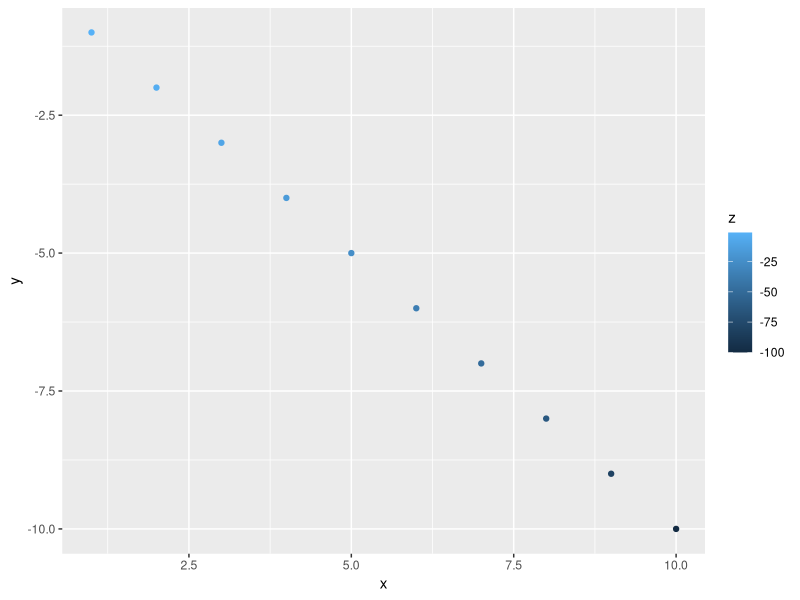
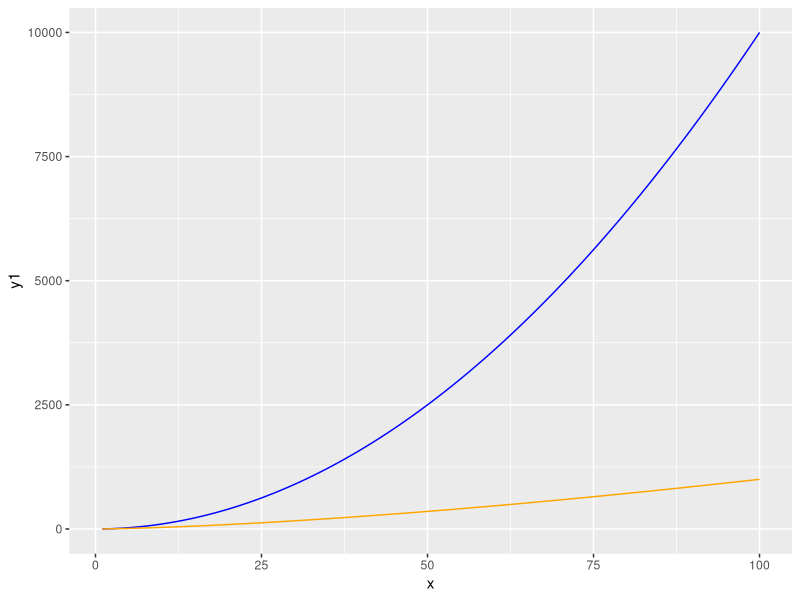
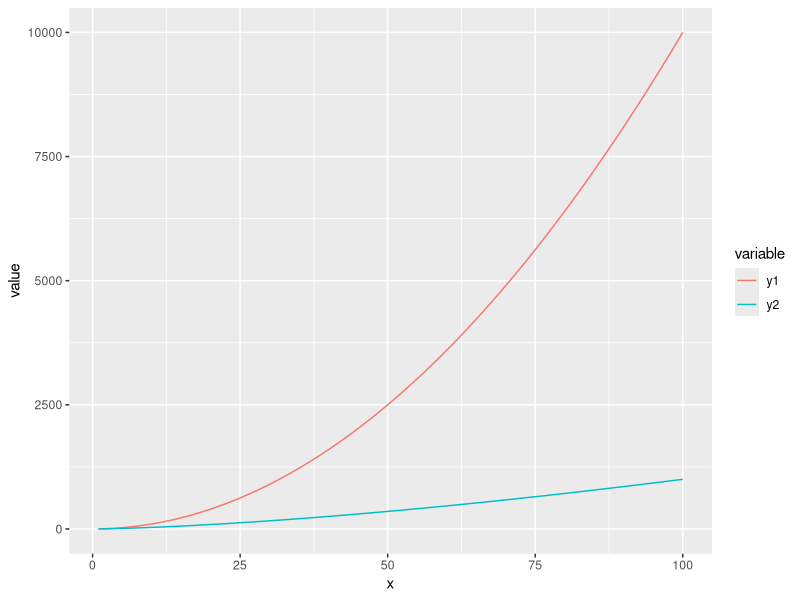
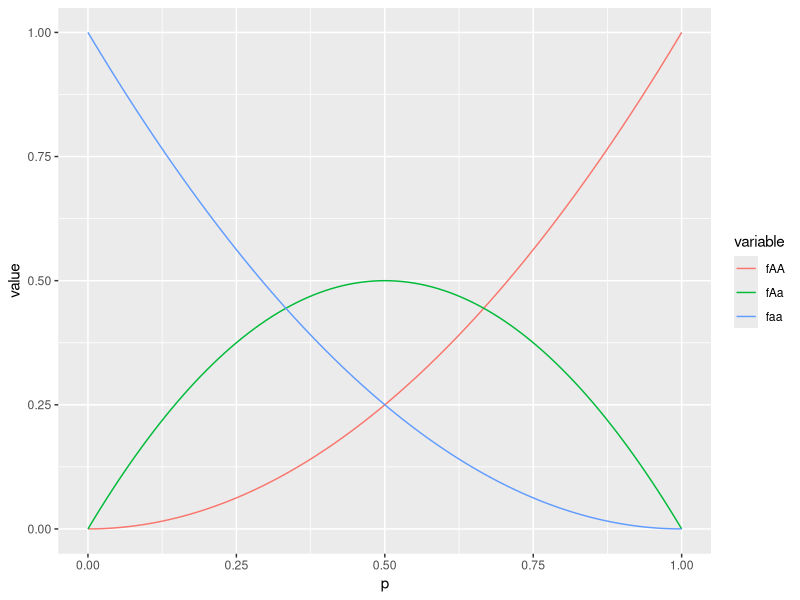
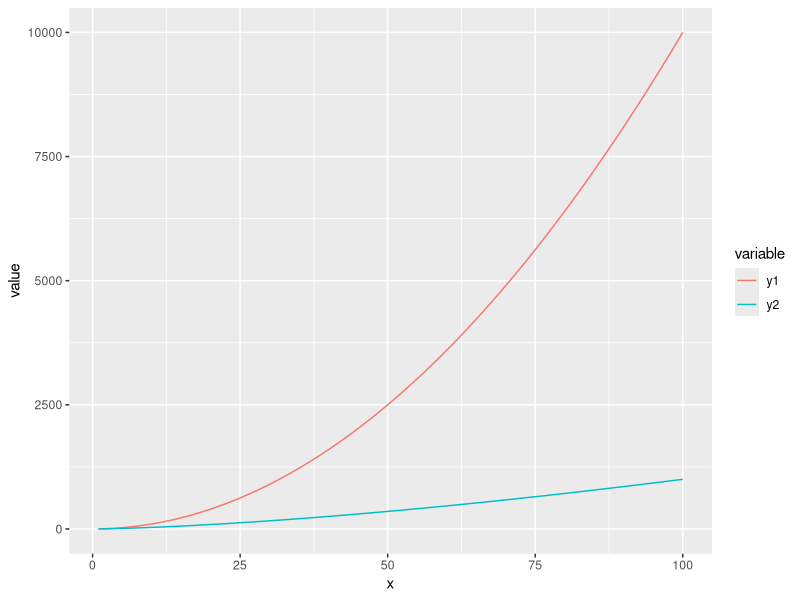

Reproduce these figures in R, in order. (Note: this script raises an error after producing the figures.)
### specify your library path
.libPaths(c("~/USERNAME", .libPaths())) ### <- you'll need to change this to your username

### install packages; you only need to this once (ever)
install.packages("ggplot2", "data.table")

### libraries
library(ggplot2)
library(data.table)

### function
test_fun <- function(x, y) {
  return(x*y)
}

test_fun2 <- function(x, y) {
  z <- x*y
  return(data.table(x=x, y=y, z=z))
}

test_fun3 <- function(x,y) {
  y1 <- x^2
  y2 <- x^1.5
  
  return(data.table(x=x, y1=y1, y2=y2))
}

### generate data
### this function returns a single value
test_fun(x=5, y=2)

### the same function can return a vector of values.
test_fun(x=c(1:10), y=c(-1:-10))

### does this work? What does the error message mean?
test_fun(x=c(1:10), y=c(1:5))

### the output of this function helps you keep track of input and output by returning a data.table
out <- test_fun2(x=c(1:10), y=c(-1:-10))
ggplot(data=out, aes(x=x, y=y, color=z)) + geom_point()

### there are a few basic data types in R:
a <- "alan" ### this is vector of length 1
b <- c("alan", "andrew") ### this is a vector of length 2. We need to use the "c" function to concatenate the two single values
c <- data.table(name=c("alan", "andrew"), role=c("teacher", "TA"), number=c(2,1)) ### this is a data.table/data.frame. It is a 2 dimensional array, with two columns and two rows. Each column can take a different type of data, like a character string, a number, etc

### This function performs two operations on the input value and returns a WIDE table. We can plot y1 and y2 on the same graph in a few differnet ways
out2 <- test_fun3(x=c(1:100))

### method 1: manually code the two y-values.
ggplot(data=out2) +
  geom_line(aes(x=x, y=y1), color="blue") +
  geom_line(aes(x=x, y=y2), color="orange")

### convert wide to long and use groupings in ggplot
out2_long <- melt(out2, id.vars="x", measure.vars=c("y1", "y2"))

ggplot(data=out2_long) +
  geom_line(aes(x=x, y=value, group=variable, color=variable))

### saving plots is easy
p1 <- ggplot(data=out2_long) +
  geom_line(aes(x=x, y=value, group=variable, color=variable))

ggsave(p1, file="~/test_plot1.png")


hwe <- function(p) {
  q <- 1-p
  fAA <- p^2
  fAa <- 2*p*q 
  faa <- q^2
  
  return(data.table(p=p, fAA=fAA, fAa=fAa, faa=faa))
}

p <- seq(0,1,0.01)
hwe(p)

output <- hwe(p)

output_long <- melt(output, id.vars="p", measure.vars=c("fAA","fAa","faa"))

ggplot(output_long, aes(x=p, y=value, group=variable, color=variable)) + geom_line()

ggplot(data=output_long) +
  geom_line(aes(x=p, y=fAA), color="blue")

p1 <- ggplot(output_long, aes(x=p, y=value, group=variable, color=variable)) + geom_line()

ggsave(p1, file="hwe_plot.pdf")

library(ggplot2)
